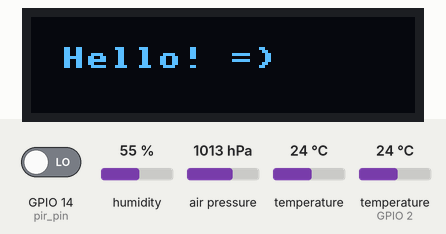
Recording of a program running on a simulated ESP8266 board running MicroPython. Parts: 128×32 one-colour display. The inputs (shaded band) are chosen by the test bench; at power-on: GPIO 14 (pir_pin) LOW, humidity 55 %, air pressure 1013 hPa, temperature 24 °C, temperature (sensor on GPIO 2) 24 °C. Library files of the repository ran but are not shown: bme280.py, ssd1306.py; what the program prints to the serial console is not drawn.

Above: at 6.9 s.
13.1 s: GPIO 14 (pir_pin) driven HIGH
14.6 s: GPIO 14 (pir_pin) driven LOW
Timing chart, 0 to 17.6 s (numbered marks = the images above; inputs shaded):
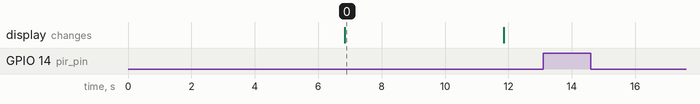

Measured:
- after the input at 13.1 s, every drawn part: stays the same
- after the input at 14.6 s, every drawn part: stays the same
- what the display in image 0 shows lasts 5.1 s, from 6.8 s to 11.9 s

The program:

test.py
```python
import machine
import time

# i2c pins
pinScl      = 5   # ESP8266 GPIO5 (D1)
pinSda      = 4   # ESP8266 GPIO4 (D2)

# init i2c object
print('i2c init...')
i2c = machine.I2C(scl=machine.Pin(pinScl), sda=machine.Pin(pinSda))
print('OK')

time.sleep_ms(2000)

####################################################################
#test bme280
print('*** Testing bme280... ***')
import bme280

addrBME280  = 118 # 0x76
print('bme280 init...')
bme = bme280.BME280(i2c=i2c,address=addrBME280)
print('OK')

print('reading bme280 data...')
bme_data = bme.read_compensated_data()
temp = bme_data[0]/100              # degrees Celsius
pres = bme_data[1]/256/100000*750   # mm Hg
humi = bme_data[2]/1024             # relative humidity

print(bme_data[0])
print(bme_data[1])
print(bme_data[2])

print('t=',temp)
print('p=',pres)
print('h=',humi)

time.sleep_ms(2000)

#####################################################################
#test DS18B20
print('*** Testing DS18B20... ***')
import onewire, ds18x20

# 1w data pin
data = machine.Pin(2)

# init 1w object
print('1-wire init...')
ds = ds18x20.DS18X20(onewire.OneWire(data))
print('OK')

roms =  ds.scan()
ds.convert_temp()
time.sleep_ms(750)
temp_1w = ds.read_temp(roms[0])
print('t=', temp_1w)

time.sleep_ms(2000)


####################################################################
# test OLED
print('*** Testing display... ***')

import ssd1306

# init display
print('display init...')
display = ssd1306.SSD1306_I2C(128, 32, i2c)  #почем адрес захардкожен?
print('OK')

display.fill(0)
display.text('Hello! =)', 10, 10, 1)
display.show()
time.sleep_ms(5000)
display.fill(0)
display.show()

####################################################################
# test PIR

print('*** Testing PIR... ***')

pir_pin = machine.Pin(14, machine.Pin.IN)
old_value = pir_pin.value()

while 1:
    if pir_pin.value():
        if not old_value:
            print('Motion detected...')
    else:
        if old_value:
            print('...Motion ended!')
    old_value = pir_pin.value()
    time.sleep_ms(100)
```
